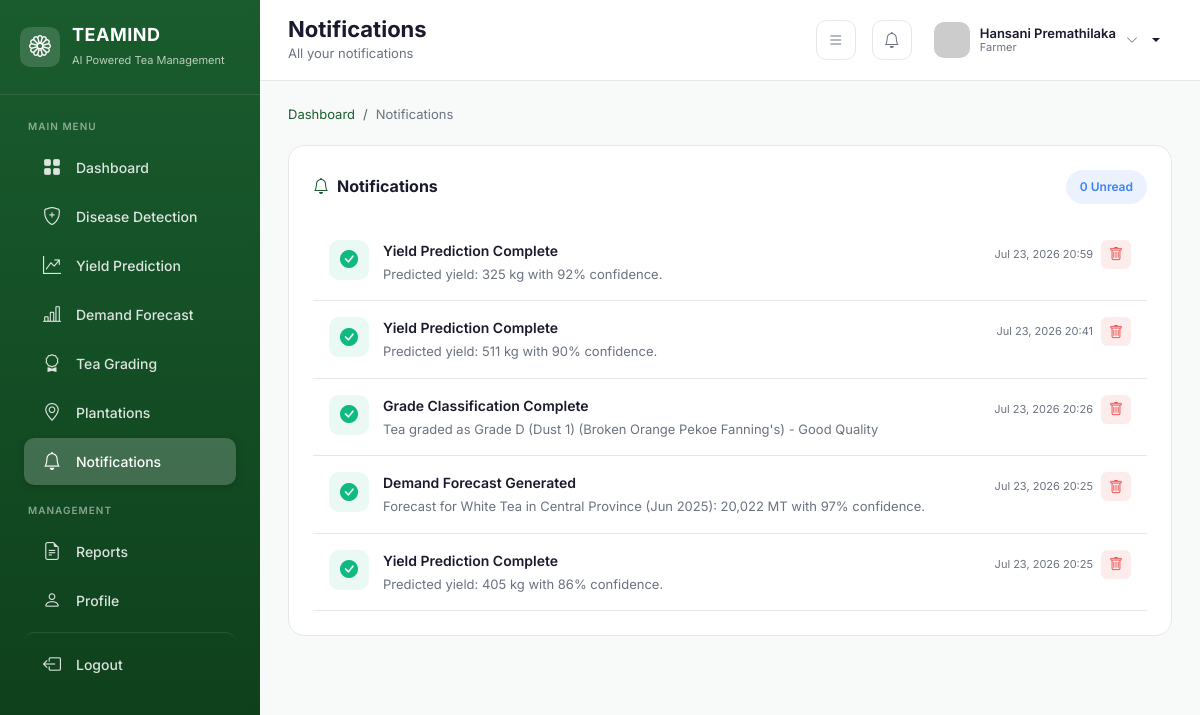
/notifications.php (signed in), run on the app's committed database.
### tables this page shows
CREATE TABLE `users` (
  `id` int(11) NOT NULL,
  `fullname` varchar(100) NOT NULL,
  `email` varchar(100) NOT NULL,
  `phone` varchar(20) DEFAULT NULL,
  `password` varchar(255) NOT NULL,
  `role` enum('farmer','admin') DEFAULT 'farmer',
  `profile_image` varchar(255) DEFAULT 'default-avatar.png',
  `status` enum('active','inactive') DEFAULT 'active',
  `created_at` timestamp NOT NULL DEFAULT current_timestamp(),
  `updated_at` timestamp NOT NULL DEFAULT current_timestamp() ON UPDATE current_timestamp(),
  `last_login` timestamp NULL DEFAULT NULL,
  `dark_mode` tinyint(1) DEFAULT 0,
  `language` varchar(10) DEFAULT 'en'
);

CREATE TABLE `notifications` (
  `id` int(11) NOT NULL,
  `user_id` int(11) NOT NULL,
  `title` varchar(100) NOT NULL,
  `message` text NOT NULL,
  `type` enum('info','warning','success','danger') DEFAULT 'info',
  `status` enum('read','unread') DEFAULT 'unread',
  `created_at` timestamp NOT NULL DEFAULT current_timestamp()
);

### config.php (called while the page is built, shortened)
<?php
require_once __DIR__ . '/database.php';
function getUnreadCount($userId) {
    $result = fetchOne(
        "SELECT COUNT(*) as count FROM notifications WHERE user_id = ? AND status = 'unread'",
        [$userId]
    );
    return $result['count'] ?? 0;
}
function formatDate($date, $format = 'M d, Y') {
    return date($format, strtotime($date));
}
function isLoggedIn() {
    return isset($_SESSION['user_id']) && $_SESSION['user_id'] > 0;
}
function getCurrentUser() {
    return fetchOne("SELECT * FROM users WHERE id = ?", [$_SESSION['user_id']]);
}

### database.php (called while the page is built, shortened)
<?php
function getDB() {
    static $pdo = null;
    if ($pdo === null) {
        try {
            $dsn = "mysql:host=" . DB_HOST . ";dbname=" . DB_NAME . ";charset=" . DB_CHARSET;
            $options = [
                PDO::ATTR_ERRMODE => PDO::ERRMODE_EXCEPTION,
                PDO::ATTR_DEFAULT_FETCH_MODE => PDO::FETCH_ASSOC,
                PDO::ATTR_EMULATE_PREPARES => false,
            ];
            $pdo = new PDO($dsn, DB_USER, DB_PASS, $options);
        } catch (PDOException $e) {
            error_log("Database connection failed: " . $e->getMessage());
            die("Database connection failed. Please check your configuration.");
        }
    }
    return $pdo;
}
function executeQuery($sql, $params = []) {
    $db = getDB();
    $stmt = $db->prepare($sql);
    $stmt->execute($params);
    return $stmt;
}
function fetchOne($sql, $params = []) {
    $stmt = executeQuery($sql, $params);
    return $stmt->fetch();
}
function fetchAll($sql, $params = []) {
    $stmt = executeQuery($sql, $params);
    return $stmt->fetchAll();
}
?>

### notifications.php (the view, shortened to what this page needs)
<?php
require_once 'config/config.php';
$pageTitle = 'Notifications';
$pageSubtitle = 'All your notifications';
$userId = $_SESSION['user_id'];
$notifications = fetchAll(
    "SELECT * FROM notifications WHERE user_id = ? ORDER BY created_at DESC",
    [$userId]
);
require_once 'includes/header.php';
require_once 'includes/sidebar.php';
require_once 'includes/navbar.php';
?>
<div class="content-area">
    <nav aria-label="breadcrumb" style="margin-bottom: 20px;">
        <ol class="breadcrumb" style="font-size: 13px; margin: 0;">
            <li class="breadcrumb-item"><a href="dashboard.php" style="color: var(--primary-green); text-decoration: none;">Dashboard</a></li>
            <li class="breadcrumb-item active" style="color: var(--text-muted);">Notifications</li>
        </ol>
    </nav>
    <div class="dashboard-card animate-fade-in">
        <div class="section-header">
            <h3><i class="bi bi-bell" style="margin-right: 8px; color: var(--primary-green);"></i>Notifications</h3>
            <div class="d-flex gap-2">
                <span class="badge-custom badge-info" style="font-size: 12px; padding: 8px 14px;">
                    <?php echo $unreadCount; ?> Unread
                </span>
            </div>
        </div>
        <?php if (empty($notifications)) { ?>
        <div class="text-center py-5" style="color: var(--text-muted);">
            <i class="bi bi-bell-slash" style="font-size: 48px; display: block; margin-bottom: 16px;"></i>
            <h5>No notifications yet</h5>
            <p style="font-size: 13px;">You will see notifications here when you use the AI features.</p>
        </div>
        <?php } else { ?>
        <div class="notification-list">
            <?php foreach ($notifications as $notif) {
                $icon = 'bi-info-circle-fill';
                $color = '#3b82f6';
                if ($notif['type'] == 'success') { $icon = 'bi-check-circle-fill'; $color = '#10b981'; }
                elseif ($notif['type'] == 'warning') { $icon = 'bi-exclamation-triangle-fill'; $color = '#f59e0b'; }
                elseif ($notif['type'] == 'danger') { $icon = 'bi-x-circle-fill'; $color = '#ef4444'; }
                $bgClass = $notif['status'] === 'unread' ? 'unread' : '';
                $link = 'dashboard.php';
                if (strpos($notif['title'], 'Disease') !== false) $link = 'disease.php';
                elseif (strpos($notif['title'], 'Yield') !== false) $link = 'yield.php';
                elseif (strpos($notif['title'], 'Grade') !== false) $link = 'grade.php';
                elseif (strpos($notif['title'], 'Demand') !== false) $link = 'demand.php';
            ?>
            <div class="notification-item <?php echo $bgClass; ?>" style="padding: 16px; border-bottom: 1px solid var(--border-color); display: flex; align-items: flex-start; gap: 14px;">
                <div style="width: 40px; height: 40px; border-radius: 10px; background: <?php echo $color; ?>15; display: flex; align-items: center; justify-content: center; flex-shrink: 0;">
                    <i class="bi <?php echo $icon; ?>" style="color: <?php echo $color; ?>; font-size: 18px;"></i>
                </div>
                <div style="flex: 1; min-width: 0;">
                    <div class="d-flex justify-content-between align-items-start">
                        <a href="<?php echo $link; ?>" style="text-decoration: none; color: inherit; flex: 1;">
                            <div style="font-weight: 600; font-size: 14px; color: var(--text-dark); margin-bottom: 4px;">
                                <?php echo htmlspecialchars($notif['title']); ?>
                            </div>
                            <div style="font-size: 13px; color: var(--text-muted); line-height: 1.5;">
                                <?php echo htmlspecialchars($notif['message']); ?>
                            </div>
                        </a>
                        <div class="d-flex align-items-center gap-2" style="flex-shrink: 0;">
                            <span style="font-size: 11px; color: var(--text-muted); white-space: nowrap;">
                                <?php echo formatDate($notif['created_at'], 'M d, Y H:i'); ?>
                            </span>
                            <a href="notifications.php?action=delete&id=<?php echo $notif['id']; ?>" class="btn btn-sm" style="padding: 4px 8px; border-radius: 6px; background: rgba(239,68,68,0.1); color: var(--danger); border: none;" title="Delete" onclick="return confirm('Delete this notification?')">
                                <i class="bi bi-trash"></i>
                            </a>
                        </div>
                    </div>
                </div>
            </div>
            <?php } ?>
        </div>
        <?php } ?>
    </div>
</div>
<?php require_once 'includes/footer.php'; ?>

### navbar.php (shortened to what this page needs)
<?php
$user = getCurrentUser();
$unreadCount = isLoggedIn() ? getUnreadCount($_SESSION['user_id']) : 0;
?>
<nav class="top-navbar">
    <div class="page-title">
        <h2><?php echo isset($pageTitle) ? $pageTitle : 'Dashboard'; ?></h2>
        <p><?php echo isset($pageSubtitle) ? $pageSubtitle : 'Welcome back, ' . ($user['fullname'] ?? 'User'); ?></p>
    </div>
    <div class="navbar-actions">
        <button class="btn-icon" onclick="toggleSidebar()">
            <i class="bi bi-list"></i>
        </button>
        <button class="btn-icon" data-bs-toggle="dropdown">
            <i class="bi bi-bell"></i>
        </button>
            <?php
            if (isLoggedIn()) {
                $notifications = fetchAll("SELECT * FROM notifications WHERE user_id = ? ORDER BY created_at DESC LIMIT 5", [$_SESSION['user_id']]);
            }
            ?>
        <div class="user-dropdown dropdown-toggle" data-bs-toggle="dropdown">
            <img src="assets/images/default-avatar.png" alt="User" onerror="this.src='https://ui-avatars.com/api/?name=<?php echo urlencode($user['fullname'] ?? 'User'); ?>&background=1a5c2e&color=fff'">
            <div class="user-info d-none d-md-block">
                <div class="name"><?php echo htmlspecialchars($user['fullname'] ?? 'User'); ?></div>
                <div class="role"><?php echo ucfirst($user['role'] ?? 'Farmer'); ?></div>
            </div>
            <i class="bi bi-chevron-down" style="font-size: 12px; color: var(--text-muted);"></i>
        </div>
    </div>
</nav>

### style.css (style rules this page uses)
a, button, .dashboard-card, .upload-area { transition: all 0.3s ease; }
.animate-fade-in { animation: fadeInUp 0.5s ease forwards; }

### header.php (style rules this page uses)
:root { --primary-green: #1a5c2e; --primary-green-light: #2d7a3e; --primary-green-dark: #0d3d1a; --accent-gold: #d4a843; --accent-gold-light: #e8c76a; --sidebar-bg: #1a5c2e; --sidebar-width: 260px; --sidebar-collapsed: 70px; --bg-light: #f8faf9; --card-bg: #ffffff; --text-dark: #1a1a2e; --text-muted: #6b7280; --border-color: #e5e7eb; --success: #10b981; --warning: #f59e0b; --danger: #ef4444; --info: #3b82f6; }
* { margin: 0; padding: 0; box-sizing: border-box; }
body { font-family: 'Inter', sans-serif; background: var(--bg-light); color: var(--text-dark); overflow-x: hidden; }
.main-content, .content-area, .top-navbar { margin-left: var(--sidebar-width); transition: margin-left 0.3s ease; width: auto; }
.top-navbar { background: var(--card-bg); padding: 16px 28px; display: flex; align-items: center; justify-content: space-between; border-bottom: 1px solid var(--border-color); position: sticky; top: 0; z-index: 100; }
.page-title h2 { font-size: 22px; font-weight: 700; color: var(--text-dark); margin: 0; }
.page-title p { font-size: 13px; color: var(--text-muted); margin: 2px 0 0 0; }
.navbar-actions { display: flex; align-items: center; gap: 16px; }
.navbar-actions .btn-icon { width: 40px; height: 40px; border-radius: 10px; border: 1px solid var(--border-color); background: #fff; display: flex; align-items: center; justify-content: center; color: var(--text-muted); cursor: pointer; transition: all 0.2s; position: relative; }
.user-dropdown { display: flex; align-items: center; gap: 10px; padding: 6px 12px 6px 6px; border-radius: 12px; cursor: pointer; transition: all 0.2s; }
.user-dropdown img { width: 36px; height: 36px; border-radius: 10px; object-fit: cover; }
.user-dropdown .user-info { line-height: 1.2; }
.user-dropdown .user-info .name { font-size: 13px; font-weight: 600; color: var(--text-dark); }
.user-dropdown .user-info .role { font-size: 11px; color: var(--text-muted); }
.content-area { padding: 24px 28px; }
.dashboard-card { background: var(--card-bg); border-radius: 16px; padding: 24px; border: 1px solid var(--border-color); transition: all 0.3s ease; height: 100%; }
.section-header { display: flex; align-items: center; justify-content: space-between; margin-bottom: 20px; }
.section-header h3 { font-size: 16px; font-weight: 700; color: var(--text-dark); margin: 0; }
.badge-custom { padding: 4px 10px; border-radius: 20px; font-size: 11px; font-weight: 600; }
.badge-info { background: rgba(59, 130, 246, 0.1); color: var(--info); }
.animate-fade-in { animation: fadeIn 0.4s ease forwards; }

### data on the page
users: fullname "Hansani Premathilaka", role "Farmer"
notifications: title "Yield Prediction Complete", message "Predicted yield: 325 kg with 92% confidence.", created_at "Jul 23, 2026 20:59"
notifications: title "Yield Prediction Complete", message "Predicted yield: 511 kg with 90% confidence.", created_at "Jul 23, 2026 20:41"
notifications: title "Grade Classification Complete", message "Tea graded as Grade D (Dust 1) (Broken Orange Pekoe Fanning's) - Good Quality", created_at "Jul 23, 2026 20:26"
notifications: title "Demand Forecast Generated", message "Forecast for White Tea in Central Province (Jun 2025): 20,022 MT with 97% confidence.", created_at "Jul 23, 2026 20:25"
notifications: title "Yield Prediction Complete", message "Predicted yield: 405 kg with 86% confidence.", created_at "Jul 23, 2026 20:25"

### other printed values
$pageTitle "Notifications"
$pageSubtitle "All your notifications"
$unreadCount "0"
